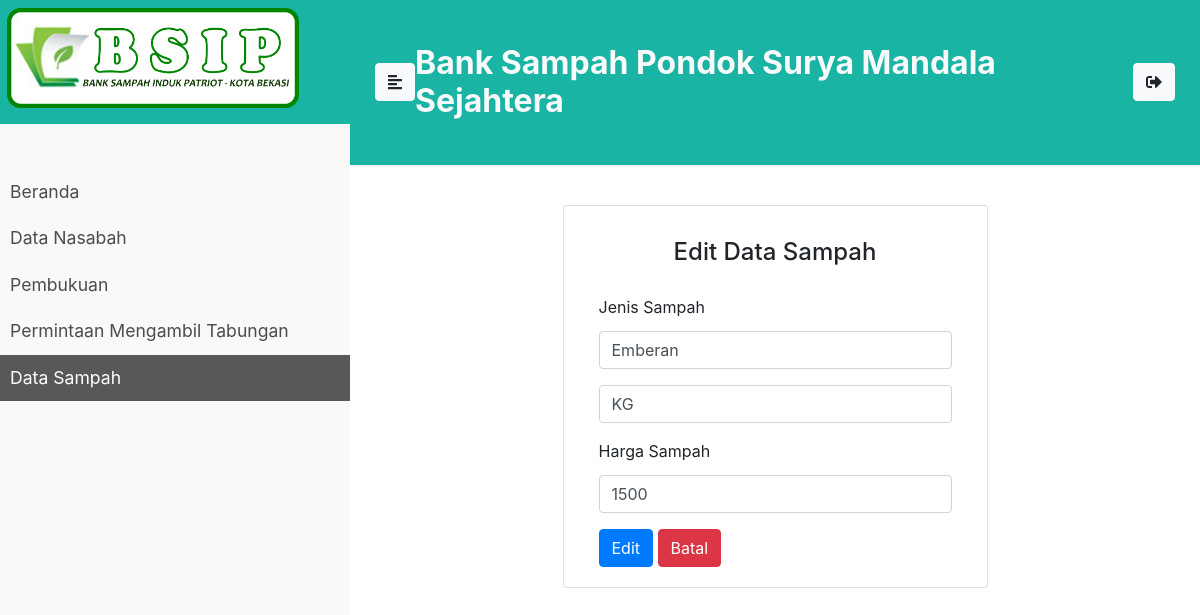
/admin/edit_data_sampah.php?id_data_smph=1, run on the app's committed database.
### tables this page shows
CREATE TABLE `data_sampah` (
  `id_data_smph` int(11) NOT NULL,
  `jns_smph` varchar(50) NOT NULL,
  `satuan` varchar(10) NOT NULL,
  `hrg_smph` int(11) NOT NULL
);

### config/db.php (called while the page is built)
<?php
	$conn = mysqli_connect("localhost","root","","bank_sampah");
function query($query){
	global $conn;
	$result = mysqli_query($conn, $query);
	$rows = [];
	while ($row = mysqli_fetch_assoc($result)) {
		$rows[] = $row;
	}
	return $rows;
}
?>

### admin/edit_data_sampah.php (the view, shortened to what this page needs)
<?php
$id_data_smph =  $_GET["id_data_smph"];
$t_edit = query("SELECT * FROM data_sampah WHERE id_data_smph = $id_data_smph")[0];
 ?>
<!DOCTYPE html>
<html>
<head>
    <link rel="stylesheet" href="../css/bootstrap.min.css">
    <link rel="stylesheet" href="../css/style3.css">
    <link rel="stylesheet" href="../css/jquery.mCustomScrollbar.min.css">
</head>
<body>
        <div class="wrapper">
            <nav id="sidebar">
                <div class="sidebar-header">
                    <h3><a href="index2.php"><img src="../img/bsip3.png" height="100px"></a></h3>
                </div>
               <ul class="list-unstyled components">
                <li>
                    <a href="index2.php">Beranda</a>
                </li>
                <li>
                    <a href="nasabah_admin.php">Data Nasabah</a>
                </li>
                <li>
                    <a href="pembukuan_admin.php">Pembukuan</a>
                </li>
                <li>
                    <a href="Konfrimasi_pengambilan.php">Permintaan Mengambil Tabungan</a>
                </li>
                <li  class="active">
                    <a href="data_sampah.php">Data Sampah</a>
                </li>
            </ul>
        </nav>
            <div id="content">
                <nav class="navbar navbar-expand-lg" style="padding: 36px 10px;">
                    <div class="container-fluid">
                        <button type="button" id="sidebarCollapse" class="btn btn-light">
                            <i class="fas fa-align-left"></i>
                        </button>
                         <h2 class="font-weight-bold pt-2 text-light">Bank Sampah Pondok Surya Mandala Sejahtera</h2>
                        <div id="navbarSupportedContent">
                            <ul class="nav navbar-nav ml-auto">
                                <li class="nav-item active" >
                                    <button class="btn btn-light">
                                        <a href="logout.php" title="Log Out">
                                        <i class="fas fa-sign-out-alt"></i>
                                        </a>
                                    </button>
                                </li>
                            </ul>
                        </div>
                    </div>
                </nav>
<div class="container pb-5">
<div class="row">
<div class="card mx-auto col-md-6">
  <div class="text-center pt-4">
    <h4 class="pt-2">Edit Data Sampah</h4>
  </div>
  <div class="card-body">
    <form method="post">
      <div class="form-group">
        <label class="card-title" name="">Jenis Sampah</label>
        <input type="text" name="jns_smph" value="<?= $t_edit["jns_smph"];?>" class="form-control">
      </div>
      <div class="form-group">
        <input type="text" name="satuan" value="<?= $t_edit["satuan"];?>" class="form-control">
      </div>
      <div class="form-group">
        <label class="card-title" name="">Harga Sampah</label>
        <input type="text" name="hrg_smph" value="<?= $t_edit["hrg_smph"];?>" class="form-control">
      </div>
    <button type="submit" name="edit" class="btn btn-primary">Edit</button>
    <button type="reset" class="btn btn-danger" name="batal">Batal</button>
    </form>
  </div>
</div>
</div>
</div>
</body>
</html>

### css/style3.css (style rules this page uses)
body { font-family: 'Poppins', sans-serif; background: #e9eaee; }
a, a:hover, a:focus { color: inherit; text-decoration: none; transition: all 0.3s; }
.navbar { padding: 9px 10px; background: #19b4a4; border: none; border-radius: 0; margin-bottom: 40px; box-shadow: 1px 1px 3px rgba(0, 0, 0, 0.1); }
.wrapper { display: flex; width: 100%; }
#sidebar { width: 350px; position: fixed; top: 0; left: 0; height: 100vh; z-index: 999; background: #f9f9f9; color: #4c4c4c; transition: all 0.3s; }
#sidebar .sidebar-header { padding: 8px 7px; margin-bottom: 25px; background: #19b4a4; }
#sidebar ul.components { padding: 20px 0; border-bottom: 1px solid #f9f9f9; }
#sidebar ul li a { padding: 10px; font-size: 1.1em; display: block; }
#sidebar ul li.active>a, a[aria-expanded="true"] { color: #fff; background: #585858; }
#content { width: calc(100% - 350px); padding: 0px; min-height: 100vh; transition: all 0.3s; position: absolute; top: 0; right: 0; }

### data on the page
data_sampah: jns_smph "Emberan", satuan "KG", hrg_smph "1500"
